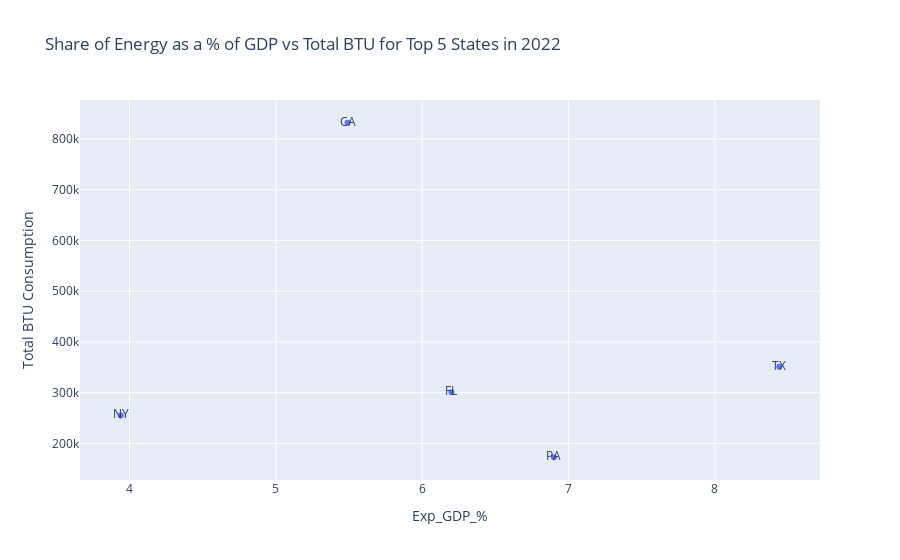

The notebook cell this image was saved under:
### Markdown cell above
#### Now lets look at the relationship between energy expenditure's share of gdp and renewable energy consumption for the top 5 spenders of energy in 2000 to understand the difference

### Code cell
data_2022_share = merged_all_data[merged_all_data['Year'] == 2022]

# Remove the "US" row from the data
data_no_us_2022_share = data_2022_share[data_2022_share["State"] != "US"]

# only top 5 states in 2022
top_5_share_2022 = data_no_us_2022_share.nlargest(5, 'Expenditures')

fig_top5_share_scatter = px.scatter(top_5_share_2022, 
                              x='Exp_GDP_%', 
                              y='Total_BTU', 
                              title="Share of Energy as a % of GDP vs Total BTU for Top 5 States in 2022", 
                              labels={'Expenditures': 'Energy Share', 'Total_BTU': 'Total BTU Consumption'},
                              text='State')

# Show the scatter plot
fig_top5_share_scatter.show()

### Figure 1 — Plotly figure (JSON) as saved in the notebook; plotly's stock layout.template omitted (floating-point values rounded to 4 significant figures)
{"data": [{"hovertemplate": "Exp_GDP_%=%{x}<br>Total BTU Consumption=%{y}<br>State=%{text}<extra></extra>", "legendgroup": "", "marker": {"color": "#636efa", "symbol": "circle"}, "mode": "markers+text", "name": "", "orientation": "v", "showlegend": false, "text": ["TX", "CA", "FL", "NY", "PA"], "type": "scatter", "x": [8.44, 5.49, 6.2, 3.94, 6.9], "xaxis": "x", "y": [351106, 832035, 300693, 255100, 172620], "yaxis": "y"}], "layout": {"autosize": true, "legend": {"tracegroupgap": 0}, "title": {"text": "Share of Energy as a % of GDP vs Total BTU for Top 5 States in 2022"}, "xaxis": {"anchor": "y", "autorange": true, "domain": [0, 1], "range": [3.662, 8.718], "title": {"text": "Exp_GDP_%"}, "type": "linear"}, "yaxis": {"anchor": "x", "autorange": true, "domain": [0, 1], "range": [118200.0, 886500.0], "title": {"text": "Total BTU Consumption"}, "type": "linear"}}}
